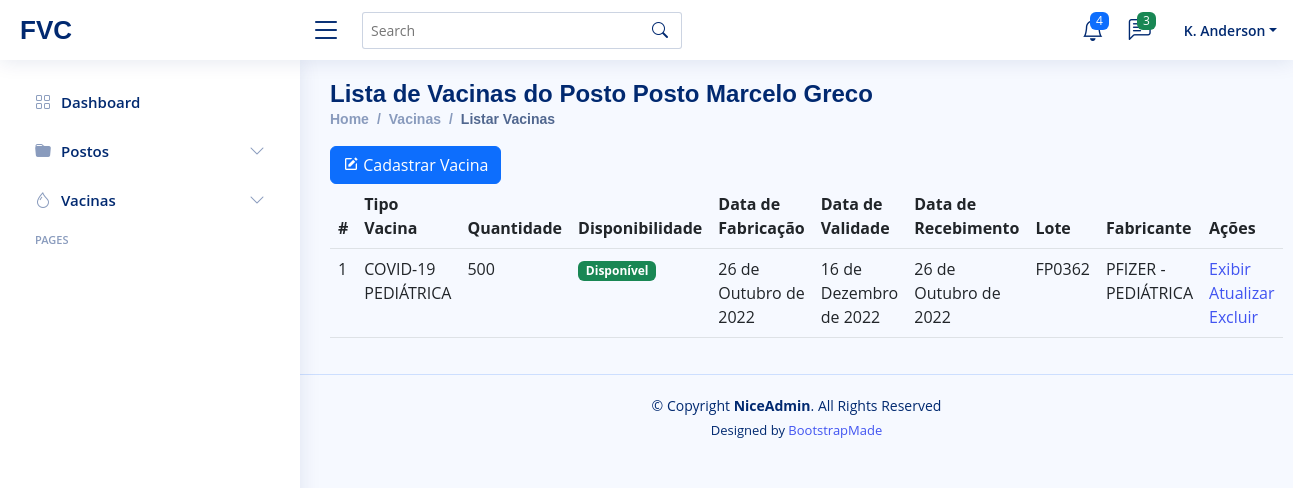
Page /posvacindex/1 on the committed database.
### core/models.py (models this page shows, shortened)
class postos(models.Model):
    pos_nome = models.CharField(max_length = 120)
    pos_cep = models.CharField(max_length = 45)
    pos_rua = models.CharField(max_length = 45)
    pos_bairro = models.CharField(max_length = 45)
    pos_numero = models.IntegerField()
    pos_logradouro = models.CharField(max_length = 45)
    pos_telefone = models.CharField(max_length = 45)
    class Meta:
        verbose_name_plural = "Postos"

class vacinas(models.Model):
    DISPONIBILIDADE_CHOICES=[
        [1, "Disponível"],
        [0, "Indisponível"]
    ]
    vac_tipo_vacina = models.CharField(max_length = 120)
    vac_lote = models.CharField(max_length = 45)
    vac_fabricante = models.CharField(max_length = 45)
    vac_descricao = models.TextField(max_length = 300)
    vac_quantidade = models.IntegerField()
    vac_disponibilidade = models.BooleanField(choices=DISPONIBILIDADE_CHOICES)
    vac_contraindicacao = models.TextField(max_length = 300)
    vac_reacoes = models.TextField(max_length = 300)
    vac_data_fabricacao = models.DateField()
    vac_data_validade = models.DateField()
    vac_data_recebimento = models.DateField()
    vac_posto = models.ForeignKey("Postos", on_delete=models.CASCADE, related_name='Vacinas')
    vac_dias = models.ManyToManyField("Dias", related_name = "Vacinas")
    class Meta:
        verbose_name_plural = "Vacinas"

### core/views.py (the view)
# urls.py: path('posvacindex/<int:id_posto>', pos_vac_index, name= "lista_postos_vacinas"),
def  pos_vac_index(request, id_posto):
    posto = postos.objects.get(pk = id_posto)
    vacina = vacinas.objects.filter(vac_posto = id_posto)
    pacote = {"postoChave": posto, "vacinasChave": vacina}
    return render(request, "pos-vac-index.html",pacote)

### core/templates/pos-vac-index.html (shortened to what this page needs)
{%extends 'layouts/pages-blank.html'%}
{%block page-name%}Lista de Vacinas do Posto {{postoChave.pos_nome}}{%endblock page-name%}
{%block directory%}
<li class="breadcrumb-item"><a href="index.html">Home</a></li>
<li class="breadcrumb-item">Vacinas</li>
<li class="breadcrumb-item active">Listar Vacinas</li>
{%endblock directory%}
{%block main-content%}
<a href= "{% url 'create_postos_vacinas' postoChave.id%}">
  <button type="button" class="btn btn-primary">
    <i class="bx bxs-edit"></i>
    Cadastrar Vacina
  </button>
  </a>
<table class="table">
  <thead>
    <tr>
      <th scope="col">#</th>
      <th scope="col">Tipo Vacina</th>
      <th scope="col">Quantidade</th>
      <th scope="col">Disponibilidade</th>
      <th scope="col">Data de Fabricação</th>
      <th scope="col">Data de Validade</th>
      <th scope="col">Data de Recebimento</th>
      <th scope="col">Lote</th>
      <th scope="col">Fabricante</th>
      <th scope="col">Ações</th>
    </tr>
  </thead>
  <tbody>
    {%for i in vacinasChave%}
    <tr>
        <td>{{i.id}} </td>
        <td>{{i.vac_tipo_vacina}}</td>
        <td>{{i.vac_quantidade}}</td>
        {%if i.vac_disponibilidade%}
        <td><span class="badge bg-success">Disponível</span></td>
        {% else %}
        <td><span class="badge bg-danger">Indisponível</span></td>
        {% endif %}
        <td>{{i.vac_data_fabricacao}} </td>
        <td>{{i.vac_data_validade}} </td>
        <td>{{i.vac_data_recebimento}} </td>
        <td>{{i.vac_lote}} </td>
        <td>{{i.vac_fabricante}} </td>
        <td>
            <a href="{%url 'show_vacinas' i.id%}">Exibir</a>
            <a href="{%url 'update_vacinas' i.id%}">Atualizar</a>
            <a href="{%url 'delete_vacinas' i.id%}">Excluir</a>
        </td>
    </tr>
    {%endfor%}
  </tbody>
</table>
{%endblock main-content%}

### core/static/assets/css/style.css (style rules this page uses)
:root { scroll-behavior: smooth; }
body { font-family: "Open Sans", sans-serif; background: #f6f9ff; color: #444444; }
a { color: #4154f1; text-decoration: none; }
.breadcrumb a { color: #899bbd; transition: 0.3s; }
.breadcrumb .breadcrumb-item::before { color: #899bbd; }
.breadcrumb .active { color: #51678f; font-weight: 600; }

### rows in the picture
postos: pos_nome "Posto Marcelo Greco"
vacinas: id "1", vac_tipo_vacina "COVID-19 PEDIÁTRICA", vac_quantidade "500", vac_disponibilidade "Disponível", vac_data_fabricacao "26 de Outubro de 2022", vac_data_validade "16 de Dezembro de 2022", vac_data_recebimento "26 de Outubro de 2022", vac_lote "FP0362", vac_fabricante "PFIZER - PEDIÁTRICA"
